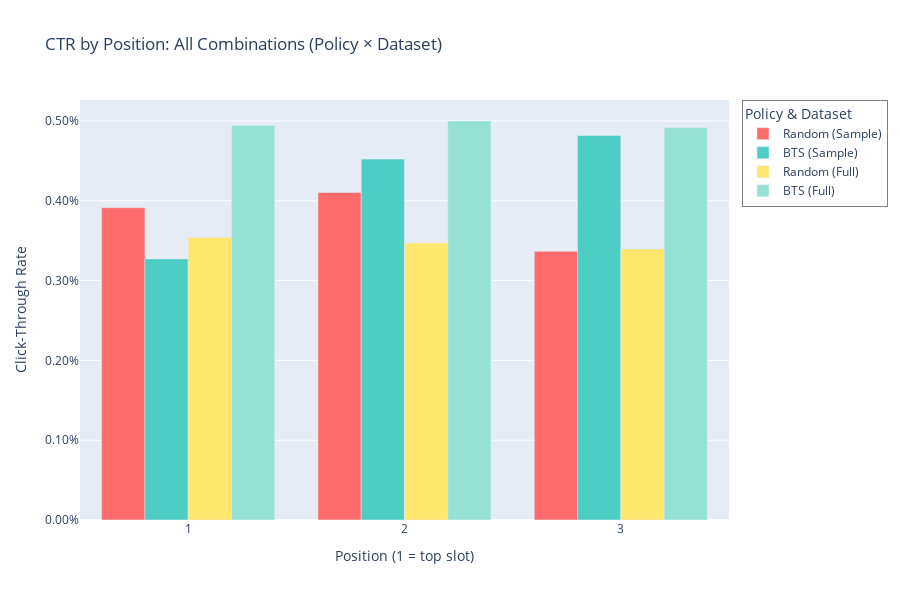

Notebook source saved alongside this figure:
### Markdown cell above
## 7. CTR by Position Comparison

Analyze how CTR varies by position across all policy × dataset combinations.

### Code cell
# Extract position-level CTR for all combinations
if all(var in globals() for var in ['random_dl_detailed', 'bts_dl_detailed', 'random_full_detailed', 'bts_full_detailed']):
    
    def get_position_ctr(metrics_dict, policy, dataset):
        """Extract CTR by position from detailed metrics."""
        df = metrics_dict['detailed_df'].copy()
        
        # Find all position columns
        position_data = []
        positions_found = []
        
        for col in df.columns:
            if col.startswith('ctr_pos_'):
                pos = int(col.split('_')[-1])
                positions_found.append(pos)
                clicks_col = f'clicks_pos_{pos}'
                impr_col = f'impressions_pos_{pos}'
                
                # Aggregate across all actions for this position
                total_clicks = df[clicks_col].sum()
                total_impressions = df[impr_col].sum()
                ctr = total_clicks / total_impressions if total_impressions > 0 else 0
                
                position_data.append({
                    'position_raw': pos,  # Original position value
                    'ctr': ctr,
                    'clicks': int(total_clicks),
                    'impressions': int(total_impressions),
                    'policy': policy,
                    'dataset': dataset,
                    'policy_dataset': f"{policy} ({dataset})"
                })
        
        result_df = pd.DataFrame(position_data)
        
        # Normalize positions: if 0-indexed, convert to 1-indexed
        if len(positions_found) > 0 and min(positions_found) == 0:
            result_df['position'] = result_df['position_raw'] + 1
            result_df['is_normalized'] = True
        else:
            result_df['position'] = result_df['position_raw']
            result_df['is_normalized'] = False
        
        return result_df
    
    # Get position-level CTR for all combinations
    position_random_sample = get_position_ctr(random_dl_detailed, 'Random', 'Sample')
    position_bts_sample = get_position_ctr(bts_dl_detailed, 'BTS', 'Sample')
    position_random_full = get_position_ctr(random_full_detailed, 'Random', 'Full')
    position_bts_full = get_position_ctr(bts_full_detailed, 'BTS', 'Full')
    
    position_combined = pd.concat([
        position_random_sample, 
        position_bts_sample, 
        position_random_full, 
        position_bts_full
    ], ignore_index=True)
    
    # Check which datasets were normalized
    print("\n" + "="*70)
    print("POSITION INDEXING INFO")
    print("="*70)
    for policy_dataset in position_combined['policy_dataset'].unique():
        subset = position_combined[position_combined['policy_dataset'] == policy_dataset].iloc[0]
        if subset['is_normalized']:
            print(f"{policy_dataset}: 0-indexed → Normalized to 1-indexed")
        else:
            print(f"{policy_dataset}: Already 1-indexed")
    print("="*70 + "\n")
    
    # Create grouped bar chart
    fig = px.bar(position_combined, 
                 x='position', 
                 y='ctr',
                 color='policy_dataset',
                 barmode='group',
                 title='CTR by Position: All Combinations (Policy × Dataset)',
                 labels={
                     'position': 'Position', 
                     'ctr': 'Click-Through Rate',
                     'policy_dataset': 'Policy & Dataset'
                 },
                 height=600,
                 color_discrete_map={
                     'Random (Sample)': '#FF6B6B',
                     'BTS (Sample)': '#4ECDC4',
                     'Random (Full)': '#FFE66D',
                     'BTS (Full)': '#95E1D3'
                 },
                 hover_data={
                     'ctr': ':.4f',
                     'clicks': ':,',
                     'impressions': ':,',
                     'policy_dataset': True
                 })
    
    fig.update_xaxes(
        tickmode='linear',
        dtick=1,
        title_text='Position (1 = top slot)'
    )
    fig.update_yaxes(
        tickformat='.2%',
        title_text='Click-Through Rate'
    )
    fig.update_layout(
        showlegend=True,
        legend=dict(
            orientation="v",
            yanchor="top",
            y=1.0,
            xanchor="left",
            x=1.02,
            bgcolor="white",
            bordercolor="gray",
            borderwidth=1
        ),
        hovermode='x unified'
    )
    
    fig.show()
    
    # Print summary statistics
    print("\n" + "="*70)
    print("POSITION-LEVEL CTR SUMMARY")
    print("="*70)
    
    # Create pivot table for easy comparison
    position_pivot = position_combined.pivot_table(
        index='position',
        columns='policy_dataset',
        values='ctr'
    )
    
    print("\nCTR by Position (%):")
    display((position_pivot * 100).round(3))
    
    # Calculate position bias (position 1 vs others)
    print("\n" + "="*70)
    print("POSITION BIAS ANALYSIS")
    print("="*70)
    
    for policy_dataset in position_combined['policy_dataset'].unique():
        subset = position_combined[position_combined['policy_dataset'] == policy_dataset].sort_values('position')
        if len(subset) >= 2:
            pos1_ctr = subset[subset['position'] == 1]['ctr'].values[0]
            pos2_ctr = subset[subset['position'] == 2]['ctr'].values[0] if 2 in subset['position'].values else 0
            pos3_ctr = subset[subset['position'] == 3]['ctr'].values[0] if 3 in subset['position'].values else 0
            
            print(f"\n{policy_dataset}:")
            print(f"  Position 1: {pos1_ctr:.4f} ({pos1_ctr*100:.2f}%)")
            if pos2_ctr > 0:
                print(f"  Position 2: {pos2_ctr:.4f} ({pos2_ctr*100:.2f}%) - {(pos1_ctr/pos2_ctr-1)*100:+.1f}% vs Pos 1")
            if pos3_ctr > 0:
                print(f"  Position 3: {pos3_ctr:.4f} ({pos3_ctr*100:.2f}%) - {(pos1_ctr/pos3_ctr-1)*100:+.1f}% vs Pos 1")
    
    # Calculate lift by position
    print("\n" + "="*70)
    print("BTS LIFT BY POSITION")
    print("="*70)
    
    lift_by_position = []
    for pos in sorted(position_combined['position'].unique()):
        pos_data = position_combined[position_combined['position'] == pos]
        
        # Get CTR values, handling missing positions
        random_full = pos_data[pos_data['policy_dataset'] == 'Random (Full)']['ctr'].values
        bts_full = pos_data[pos_data['policy_dataset'] == 'BTS (Full)']['ctr'].values
        random_sample = pos_data[pos_data['policy_dataset'] == 'Random (Sample)']['ctr'].values
        bts_sample = pos_data[pos_data['policy_dataset'] == 'BTS (Sample)']['ctr'].values
        
        # Only calculate lift if both policies have data for this position
        if len(random_full) > 0 and len(bts_full) > 0:
            random_full_ctr = random_full[0]
            bts_full_ctr = bts_full[0]
            lift_full = ((bts_full_ctr / random_full_ctr) - 1) * 100 if random_full_ctr > 0 else 0
            lift_full_str = f"{lift_full:.2f}%"
        else:
            random_full_ctr = None
            bts_full_ctr = None
            lift_full_str = "N/A"
        
        if len(random_sample) > 0 and len(bts_sample) > 0:
            random_sample_ctr = random_sample[0]
            bts_sample_ctr = bts_sample[0]
            lift_sample = ((bts_sample_ctr / random_sample_ctr) - 1) * 100 if random_sample_ctr > 0 else 0
            lift_sample_str = f"{lift_sample:.2f}%"
        else:
            random_sample_ctr = None
            bts_sample_ctr = None
            lift_sample_str = "N/A"
        
        lift_by_position.append({
            'Position': pos,
            'Random (Full) CTR': f"{random_full_ctr:.4f}" if random_full_ctr is not None else "N/A",
            'BTS (Full) CTR': f"{bts_full_ctr:.4f}" if bts_full_ctr is not None else "N/A",
            'Lift (Full) %': lift_full_str,
            'Random (Sample) CTR': f"{random_sample_ctr:.4f}" if random_sample_ctr is not None else "N/A",
            'BTS (Sample) CTR': f"{bts_sample_ctr:.4f}" if bts_sample_ctr is not None else "N/A",
            'Lift (Sample) %': lift_sample_str
        })
    
    lift_df = pd.DataFrame(lift_by_position)
    display(lift_df)
    
else:
    print("⚠️  Detailed data not available. Please run Section 5 first to generate detailed CTR data.")

### Figure 1 — Plotly figure (JSON) as saved in the notebook; plotly's stock layout.template omitted (floating-point values rounded to 4 significant figures)
{"data": [{"alignmentgroup": "True", "customdata": [[13, 3322, "Random (Sample)"], [14, 3412, "Random (Sample)"], [11, 3266, "Random (Sample)"]], "hovertemplate": "Policy & Dataset=%{customdata[2]}<br>Position=%{x}<br>Click-Through Rate=%{y:.4f}<br>clicks=%{customdata[0]:,}<br>impressions=%{customdata[1]:,}<extra></extra>", "legendgroup": "Random (Sample)", "marker": {"color": "#FF6B6B", "pattern": {"shape": ""}}, "name": "Random (Sample)", "offsetgroup": "Random (Sample)", "orientation": "v", "showlegend": true, "textposition": "auto", "type": "bar", "x": [1, 2, 3], "xaxis": "x", "y": [0.003913, 0.004103, 0.003368], "yaxis": "y"}, {"alignmentgroup": "True", "customdata": [[11, 3362, "BTS (Sample)"], [15, 3317, "BTS (Sample)"], [16, 3321, "BTS (Sample)"]], "hovertemplate": "Policy & Dataset=%{customdata[2]}<br>Position=%{x}<br>Click-Through Rate=%{y:.4f}<br>clicks=%{customdata[0]:,}<br>impressions=%{customdata[1]:,}<extra></extra>", "legendgroup": "BTS (Sample)", "marker": {"color": "#4ECDC4", "pattern": {"shape": ""}}, "name": "BTS (Sample)", "offsetgroup": "BTS (Sample)", "orientation": "v", "showlegend": true, "textposition": "auto", "type": "bar", "x": [1, 2, 3], "xaxis": "x", "y": [0.003272, 0.004522, 0.004818], "yaxis": "y"}, {"alignmentgroup": "True", "customdata": [[1622, 458005, "Random (Full)"], [1590, 458158, "Random (Full)"], [1556, 458164, "Random (Full)"]], "hovertemplate": "Policy & Dataset=%{customdata[2]}<br>Position=%{x}<br>Click-Through Rate=%{y:.4f}<br>clicks=%{customdata[0]:,}<br>impressions=%{customdata[1]:,}<extra></extra>", "legendgroup": "Random (Full)", "marker": {"color": "#FFE66D", "pattern": {"shape": ""}}, "name": "Random (Full)", "offsetgroup": "Random (Full)", "orientation": "v", "showlegend": true, "textposition": "auto", "type": "bar", "x": [1, 2, 3], "xaxis": "x", "y": [0.003541, 0.00347, 0.003396], "yaxis": "y"}, {"alignmentgroup": "True", "customdata": [[20357, 4118481, "BTS (Full)"], [20597, 4119618, "BTS (Full)"], [20254, 4119101, "BTS (Full)"]], "hovertemplate": "Policy & Dataset=%{customdata[2]}<br>Position=%{x}<br>Click-Through Rate=%{y:.4f}<br>clicks=%{customdata[0]:,}<br>impressions=%{customdata[1]:,}<extra></extra>", "legendgroup": "BTS (Full)", "marker": {"color": "#95E1D3", "pattern": {"shape": ""}}, "name": "BTS (Full)", "offsetgroup": "BTS (Full)", "orientation": "v", "showlegend": true, "textposition": "auto", "type": "bar", "x": [1, 2, 3], "xaxis": "x", "y": [0.004943, 0.005, 0.004917], "yaxis": "y"}], "layout": {"barmode": "group", "height": 600, "hovermode": "x unified", "legend": {"bgcolor": "white", "bordercolor": "gray", "borderwidth": 1, "orientation": "v", "title": {"text": "Policy & Dataset"}, "tracegroupgap": 0, "x": 1.02, "xanchor": "left", "y": 1, "yanchor": "top"}, "showlegend": true, "title": {"text": "CTR by Position: All Combinations (Policy × Dataset)"}, "xaxis": {"anchor": "y", "domain": [0, 1], "dtick": 1, "tickmode": "linear", "title": {"text": "Position (1 = top slot)"}}, "yaxis": {"anchor": "x", "domain": [0, 1], "tickformat": ".2%", "title": {"text": "Click-Through Rate"}}}}
